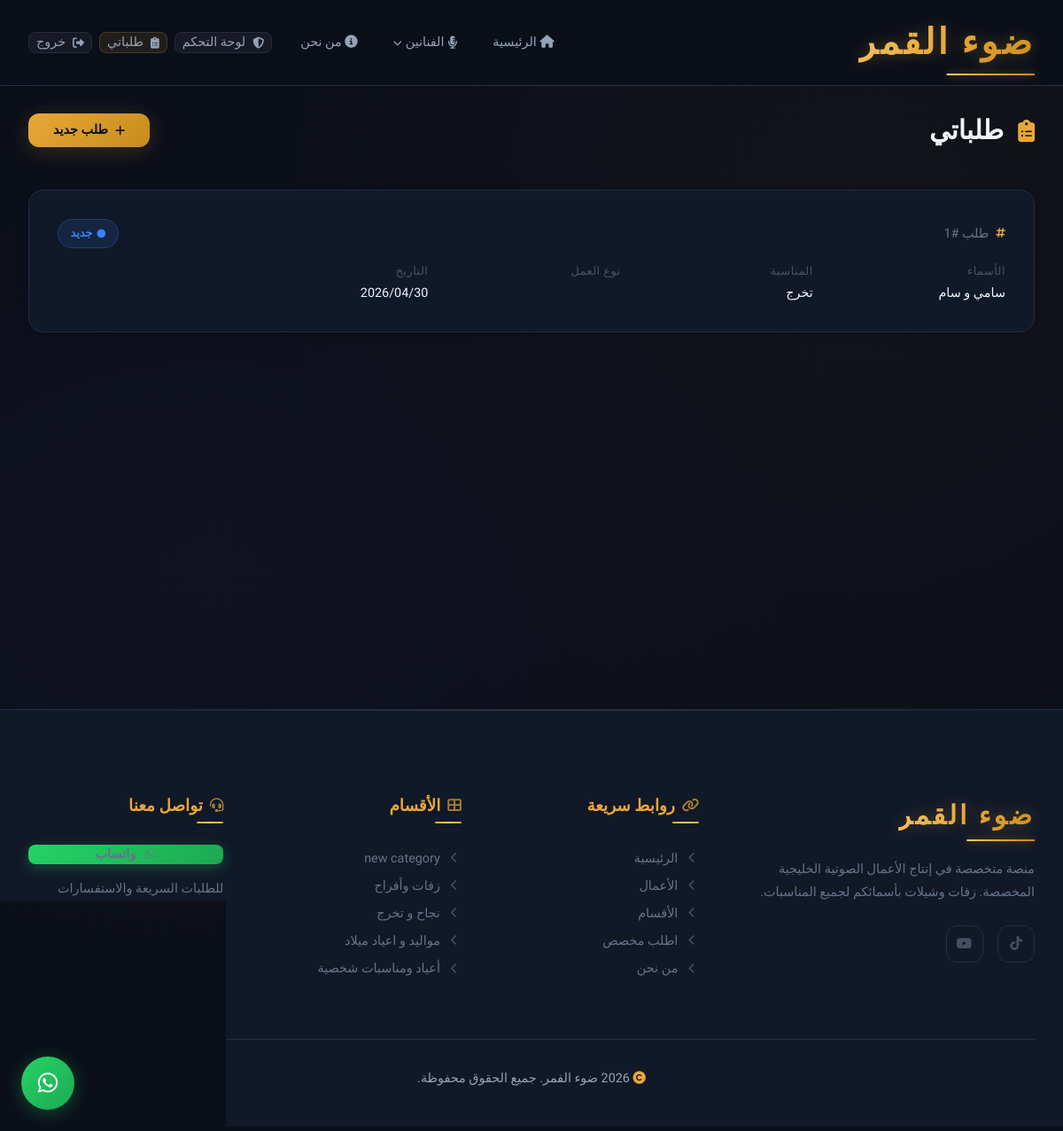
The app's page /dashboard (signed in) with its own data.
### app/models.py (models this page shows, shortened)
class Order(db.Model):
    __tablename__ = 'orders'
    id = db.Column(db.Integer, primary_key=True)
    user_id = db.Column(db.Integer, db.ForeignKey('users.id'), nullable=True)
    guest_name = db.Column(db.String(100), nullable=True)
    guest_phone = db.Column(db.String(20), nullable=True)
    names_requested = db.Column(db.String(300), nullable=False)
    subcategory_id = db.Column(db.Integer, db.ForeignKey('categories.id'), nullable=True)
    occasion_type = db.Column(db.String(100), nullable=False) # يمكن استخدامه كاسم القسم المختار
    work_type = db.Column(db.String(50), nullable=False)
    reference_sample_id = db.Column(db.Integer, db.ForeignKey('samples.id'), nullable=True)
    details = db.Column(db.Text, nullable=True)
    whatsapp_number = db.Column(db.String(20), nullable=False)
    status = db.Column(db.String(20), default='new')
    created_at = db.Column(db.DateTime, default=lambda: datetime.now(timezone.utc))
    updated_at = db.Column(db.DateTime, default=lambda: datetime.now(timezone.utc),
                           onupdate=lambda: datetime.now(timezone.utc))
    reference_sample = db.relationship('Sample', backref='orders')
    category = db.relationship('Category', foreign_keys=[subcategory_id])
    tracking_updates = db.relationship('TrackingUpdate', backref='order',
                                       lazy='dynamic', order_by='TrackingUpdate.created_at.desc()')
    @property
    def status_label(self):
        labels = {'new': 'جديد', 'in_progress': 'قيد التنفيذ', 'delivered': 'تم التسليم'}
        return labels.get(self.status, self.status)
    @property
    def status_color(self):
        colors = {'new': 'info', 'in_progress': 'warning', 'delivered': 'success'}
        return colors.get(self.status, 'info')

class Category(db.Model):
    __tablename__ = 'categories'
    id = db.Column(db.Integer, primary_key=True)
    name = db.Column(db.String(100), nullable=False)
    slug = db.Column(db.String(100), unique=True, nullable=False)
    description = db.Column(db.Text, nullable=True)
    icon = db.Column(db.String(50), nullable=True)
    sort_order = db.Column(db.Integer, default=0)
    parent_id = db.Column(db.Integer, db.ForeignKey('categories.id'), nullable=True)
    subcategories = db.relationship(
        'Category',
        backref=db.backref('parent', remote_side=[id]),
        lazy='dynamic'
    )
    samples = db.relationship('Sample', backref='category', lazy='dynamic')

### app/routes/orders.py (the view)
@orders_bp.route('/dashboard')
@login_required
def dashboard():
    orders = Order.query.filter_by(user_id=current_user.id).order_by(Order.created_at.desc()).all()
    return render_template('dashboard/my_orders.html', orders=orders)

### app/templates/dashboard/my_orders.html (shortened to what this page needs)
{% extends "base.html" %}
{% block content %}
<section class="dashboard-page">
    <div class="container">
        <div class="dashboard-header">
            <h1><i class="fas fa-clipboard-list"></i> طلباتي</h1>
            <a href="{{ url_for('orders.new_order') }}" class="btn btn-primary">
                <i class="fas fa-plus"></i> طلب جديد
            </a>
        </div>
        <div class="orders-grid">
            {% if orders %}
                {% for order in orders %}
                <a href="{{ url_for('orders.order_detail', order_id=order.id) }}" class="order-card animate-on-scroll">
                    <div class="order-card__header">
                        <span class="order-card__id"><i class="fas fa-hashtag"></i> طلب #{{ order.id }}</span>
                        <span class="badge badge-{{ order.status_color }}">
                            {% if order.status == 'new' %}<i class="fas fa-circle"></i>
                            {% elif order.status == 'in_progress' %}<i class="fas fa-spinner"></i>
                            {% else %}<i class="fas fa-check-circle"></i>{% endif %}
                            {{ order.status_label }}
                        </span>
                    </div>
                    <div class="order-card__body">
                        <div class="order-card__field">
                            <div class="order-card__field-label">الأسماء</div>
                            <div class="order-card__field-value">{{ order.names_requested }}</div>
                        </div>
                        <div class="order-card__field">
                            <div class="order-card__field-label">المناسبة</div>
                            <div class="order-card__field-value">{{ order.occasion_type }}</div>
                        </div>
                        <div class="order-card__field">
                            <div class="order-card__field-label">نوع العمل</div>
                        </div>
                        <div class="order-card__field">
                            <div class="order-card__field-label">التاريخ</div>
                            <div class="order-card__field-value">{{ order.created_at.strftime('%Y/%m/%d') }}</div>
                        </div>
                    </div>
                </a>
                {% endfor %}
            {% endif %}
        </div>
    </div>
</section>
{% endblock %}

### app/templates/base.html (shortened to what this page needs)
<!DOCTYPE html>
<html lang="ar" dir="rtl">
<head>
    <link rel="stylesheet"
          href="https://cdnjs.cloudflare.com/ajax/libs/font-awesome/6.5.1/css/all.min.css"
          onerror="this.onerror=null;this.href='https://cdn.jsdelivr.net/npm/@fortawesome/fontawesome-free@6.5.1/css/all.min.css';" />
    <link rel="stylesheet" href="{{ url_for('static', filename='css/variables.css') }}">
    <link rel="stylesheet" href="{{ url_for('static', filename='css/base.css') }}">
    <link rel="stylesheet" href="{{ url_for('static', filename='css/components.css') }}">
    <link rel="stylesheet" href="{{ url_for('static', filename='css/pages.css') }}">
</head>
<body>
    <nav class="navbar" id="navbar">
        <div class="container">
            <a href="{{ url_for('main.index') }}" class="logo">ضوء القمر</a>
            <div class="nav-links" id="navLinks">
                <a href="{{ url_for('main.index') }}" class="{% if request.endpoint == 'main.index' %}active{% endif %}">
                    <i class="fas fa-home"></i> الرئيسية
                </a>
                <details class="nav-dropdown {% if request.endpoint == 'main.singer' %}active{% endif %}">
                    <summary class="nav-dropdown__summary">
                        <i class="fas fa-microphone-lines"></i> الفنانين
                        <i class="fas fa-chevron-down nav-dropdown__chevron"></i>
                    </summary>
                </details>
                <a href="{{ url_for('main.about') }}" class="{% if request.endpoint == 'main.about' %}active{% endif %}">
                    <i class="fas fa-info-circle"></i> من نحن
                </a>
                <div class="nav-auth">
                    {% if current_user.is_authenticated %}
                        {% if current_user.is_admin %}
                            <a href="{{ url_for('admin.dashboard') }}" class="btn btn-sm btn-ghost">
                                <i class="fas fa-shield-halved"></i> لوحة التحكم
                            </a>
                        {% endif %}
                        <a href="{{ url_for('orders.dashboard') }}" class="btn btn-sm btn-secondary">
                            <i class="fas fa-clipboard-list"></i> طلباتي
                        </a>
                        <a href="{{ url_for('auth.logout') }}" class="btn btn-sm btn-ghost">
                            <i class="fas fa-sign-out-alt"></i> خروج
                        </a>
                    {% endif %}
                </div>
            </div>
        </div>
    </nav>
    <main>
        {% block content %}{% endblock %}
    </main>
    <footer class="footer">
        <div class="container">
            <div class="footer-grid">
                <div class="footer-col footer-brand">
                    <div class="logo" style="margin-bottom: var(--space-lg); font-size: var(--fs-xl); display: inline-block;">ضوء القمر</div>
                    <p>منصة متخصصة في إنتاج الأعمال الصوتية الخليجية المخصصة. زفات وشيلات بأسمائكم لجميع المناسبات.</p>
                    <div class="footer-social">
                        <a href="https://www.tiktok.com/@.bo6b?_r=1&_t=ZS-95rwLRkdma8" aria-label="TikTok">
                            <i class="fab fa-tiktok"></i>
                        </a>
                        <a href="https://youtube.com/@zaffat-f9o?si=nrIe7QA_RzNBtxz0" aria-label="YouTube">
                            <i class="fab fa-youtube"></i>
                        </a>
                    </div>
                </div>
                <div class="footer-col">
                    <h4 class="footer-col__title"><i class="fas fa-link"></i> روابط سريعة</h4>
                    <a href="{{ url_for('main.index') }}"><i class="fas fa-chevron-left"></i> الرئيسية</a>
                    <a href="{{ url_for('main.index') }}#featured"><i class="fas fa-chevron-left"></i> الأعمال</a>
                    <a href="{{ url_for('main.index') }}#categories"><i class="fas fa-chevron-left"></i> الأقسام</a>
                    <a href="{{ url_for('orders.new_order') }}"><i class="fas fa-chevron-left"></i> اطلب مخصص</a>
                    <a href="{{ url_for('main.about') }}"><i class="fas fa-chevron-left"></i> من نحن</a>
                </div>
                <div class="footer-col">
                    <h4 class="footer-col__title"><i class="fas fa-th-large"></i> الأقسام</h4>
                    {% for category in footer_categories %}
                    <a href="{{ url_for('main.category', slug=category.slug) }}"><i class="fas fa-chevron-left"></i> {{ category.name }}</a>
                    {% endfor %}
                </div>
                <div class="footer-col">
                    <h4 class="footer-col__title"><i class="fas fa-headset"></i> تواصل معنا</h4>
                    <a href="https://wa.me/{{ whatsapp_number.replace('+', '') }}" target="_blank" class="btn btn-whatsapp btn-sm" style="margin-bottom: var(--space-md);">
                        <i class="fab fa-whatsapp"></i> واتساب
                    </a>
                    <p style="font-size: var(--fs-sm); color: var(--text-tertiary);">للطلبات السريعة والاستفسارات</p>
                </div>
            </div>
            <div class="footer-bottom">
                <p><i class="fas fa-copyright"></i> {{ brand_year }} {{ brand_name }}. جميع الحقوق محفوظة.</p>
            </div>
        </div>
    </footer>
    <a href="https://wa.me/{{ whatsapp_number.replace('+', '') }}" target="_blank" class="whatsapp-float" aria-label="تواصل واتساب">
        <i class="fab fa-whatsapp"></i>
    </a>
</body>
</html>

### app/static/css/variables.css (style rules this page uses)
:root { --accent: #E8A838; --accent-light: #F5C871; --accent-dark: #C78B1E; --accent-glow: rgba(232, 168, 56, 0.35); --accent-5: rgba(232, 168, 56, 0.05); --accent-10: rgba(232, 168, 56, 0.10); --accent-15: rgba(232, 168, 56, 0.15); --accent-20: rgba(232, 168, 56, 0.20); --gradient-accent: linear-gradient(135deg, #E8A838 0%, #F5C871 50%, #E8A838 100%); --gradient-accent-btn: linear-gradient(135deg, #E8A838 0%, #C78B1E 100%); --gradient-accent-text: linear-gradient(135deg, #F5C871, #E8A838, #C78B1E); --gradient-accent-vivid: linear-gradient(135deg, #F2D06B 0%, #E8A838 40%, #D4822A 100%); --secondary: #8B5CF6; --secondary-light: #A78BFA; --secondary-dark: #7C3AED; --secondary-glow: rgba(139, 92, 246, 0.25); --secondary-10: rgba(139, 92, 246, 0.10); --tertiary: #14B8A6; --tertiary-glow: rgba(20, 184, 166, 0.2); --bg-base: #0B0F19; --bg-card: #111827; --bg-elevated: #1A2035; --bg-hover: #1E2642; --bg-border: #252D44; --bg-border-light: #2E3A56; --text-primary: #F1F5F9; --text-secondary: #94A3B8; --text-tertiary: #64748B; --text-dim: #475569; --success: #22C55E; --success-bg: rgba(34, 197, 94, 0.12); --success-border: rgba(34, 197, 94, 0.25); --warning: #F59E0B; --warning-bg: rgba(245, 158, 11, 0.12); --warning-border: rgba(245, 158, 11, 0.25); --info: #3B82F6; --info-bg: rgba(59, 130, 246, 0.12); --info-border: rgba(59, 130, 246, 0.25); --error: #EF4444; --error-bg: rgba(239, 68, 68, 0.12); --error-border: rgba(239, 68, 68, 0.25); --whatsapp: #25D366; --whatsapp-dark: #1DA851; --whatsapp-glow: rgba(37, 211, 102, 0.3); --font-primary: 'Tajawal', 'Segoe UI', sans-serif; --fs-xs: clamp(0.7rem, 0.65rem + 0.25vw, 0.8rem); --fs-sm: clamp(0.8rem, 0.75rem + 0.3vw, 0.9rem); --fs-base: clamp(0.9rem, 0.85rem + 0.35vw, 1rem); --fs-md: clamp(1rem, 0.9rem + 0.5vw, 1.15rem); --fs-lg: clamp(1.15rem, 1rem + 0.7vw, 1.4rem); --fs-xl: clamp(1.4rem, 1.15rem + 1.2vw, 1.85rem); --fs-2xl: clamp(1.75rem, 1.35rem + 2vw, 2.5rem); --fs-3xl: clamp(2.2rem, 1.5rem + 3.5vw, 3.5rem); --fs-hero: clamp(2rem, 1.2rem + 4vw, 3.8rem); --fw-light: 300; --fw-regular: 400; --fw-medium: 500; --fw-bold: 700; --fw-black: 900; --lh-tight: 1.3; --lh-normal: 1.6; --lh-relaxed: 1.8; --space-xs: 0.25rem; --space-sm: 0.5rem; --space-md: 1rem; --space-lg: 1.5rem; --space-xl: 2rem; --space-2xl: 3rem; --space-3xl: 4rem; --space-4xl: 6rem; --space-section: clamp(3rem, 2rem + 5vw, 6rem); --container-max: 1200px; --container-padding: clamp(1rem, 3vw, 2rem); --radius-sm: 8px; --radius-md: 12px; --radius-lg: 16px; --radius-xl: 24px; --radius-full: 9999px; --shadow-sm: 0 2px 8px rgba(0, 0, 0, 0.25); --shadow-md: 0 4px 24px rgba(0, 0, 0, 0.35); --shadow-lg: 0 8px 40px rgba(0, 0, 0, 0.45); --shadow-accent: 0 4px 25px rgba(232, 168, 56, 0.2); --shadow-accent-lg: 0 8px 40px rgba(232, 168, 56, 0.25); --shadow-card: 0 4px 20px rgba(0, 0, 0, 0.3); --shadow-card-hover: 0 12px 40px rgba(0, 0, 0, 0.4), 0 0 0 1px rgba(232, 168, 56, 0.1); --glass-bg: rgba(11, 15, 25, 0.8); --glass-bg-heavy: rgba(11, 15, 25, 0.92); --glass-border: rgba(232, 168, 56, 0.12); --glass-blur: 20px; --transition-fast: 0.15s ease; --transition-base: 0.3s cubic-bezier(0.4, 0, 0.2, 1); --transition-slow: 0.5s cubic-bezier(0.4, 0, 0.2, 1); --transition-spring: 0.5s cubic-bezier(0.175, 0.885, 0.32, 1.275); --z-dropdown: 100; --z-sticky: 200; --z-nav: 300; --z-modal: 400; --z-whatsapp: 500; }

### records on screen
Order: id "1", status_label "جديد", names_requested "سامي و سام", occasion_type "تخرج", created_at "2026/04/30"
Category: name "new category"
Category: name "زفات وأفراح"
Category: name "نجاح و تخرج"
Category: name "مواليد و اعياد ميلاد"
Category: name "أعياد ومناسبات شخصية"

### other values on screen
{{ brand_name }} "ضوء الفمر"
